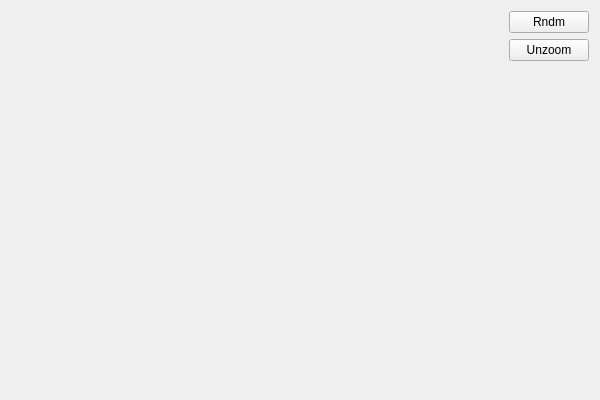
<?xml version="1.0" encoding="UTF-8"?>
<ui version="4.0">
 <class>cls_GraphWidget</class>
 <widget class="QWidget" name="cls_GraphWidget">
  <property name="geometry">
   <rect>
    <x>0</x>
    <y>0</y>
    <width>600</width>
    <height>400</height>
   </rect>
  </property>
  <property name="windowTitle">
   <string>Form</string>
  </property>
  <layout class="QHBoxLayout" name="horizontalLayout">
   <item>
    <widget class="QRootCanvas" name="canvasWidget" native="true">
     <property name="sizePolicy">
      <sizepolicy hsizetype="Expanding" vsizetype="Expanding">
       <horstretch>0</horstretch>
       <verstretch>0</verstretch>
      </sizepolicy>
     </property>
     <property name="minimumSize">
      <size>
       <width>0</width>
       <height>0</height>
      </size>
     </property>
    </widget>
   </item>
   <item>
    <layout class="QVBoxLayout" name="verticalLayout">
     <item>
      <widget class="QPushButton" name="pushButton">
       <property name="minimumSize">
        <size>
         <width>80</width>
         <height>0</height>
        </size>
       </property>
       <property name="maximumSize">
        <size>
         <width>80</width>
         <height>16777215</height>
        </size>
       </property>
       <property name="text">
        <string>Rndm</string>
       </property>
      </widget>
     </item>
     <item>
      <widget class="QPushButton" name="pushButton_2">
       <property name="minimumSize">
        <size>
         <width>80</width>
         <height>0</height>
        </size>
       </property>
       <property name="maximumSize">
        <size>
         <width>80</width>
         <height>16777215</height>
        </size>
       </property>
       <property name="text">
        <string>Unzoom</string>
       </property>
      </widget>
     </item>
     <item>
      <spacer name="verticalSpacer">
       <property name="orientation">
        <enum>Qt::Vertical</enum>
       </property>
       <property name="sizeHint" stdset="0">
        <size>
         <width>20</width>
         <height>40</height>
        </size>
       </property>
      </spacer>
     </item>
    </layout>
   </item>
  </layout>
 </widget>
 <customwidgets>
  <customwidget>
   <class>QRootCanvas</class>
   <extends>QWidget</extends>
   <header>QRootCanvas.h</header>
   <container>1</container>
  </customwidget>
 </customwidgets>
 <resources/>
 <connections>
  <connection>
   <sender>pushButton</sender>
   <signal>clicked()</signal>
   <receiver>cls_GraphWidget</receiver>
   <slot>FillTest()</slot>
   <hints>
    <hint type="sourcelabel">
     <x>583</x>
     <y>28</y>
    </hint>
    <hint type="destinationlabel">
     <x>604</x>
     <y>155</y>
    </hint>
   </hints>
  </connection>
  <connection>
   <sender>pushButton_2</sender>
   <signal>clicked()</signal>
   <receiver>cls_GraphWidget</receiver>
   <slot>UnZoom()</slot>
   <hints>
    <hint type="sourcelabel">
     <x>540</x>
     <y>62</y>
    </hint>
    <hint type="destinationlabel">
     <x>608</x>
     <y>90</y>
    </hint>
   </hints>
  </connection>
 </connections>
 <slots>
  <slot>FillTest()</slot>
  <slot>UnZoom()</slot>
 </slots>
</ui>
